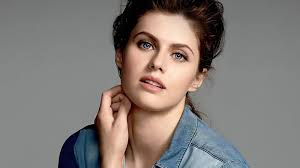
#> input picture Open_cv/d.jpg, 300 x 168 px
$ python pyramid_img.py
#> lines starting #> are read from the running program, lines starting #| are printed output that depends on the picture
# how to resize the image directly.
import cv2
import numpy as np
img=cv2.imread("d.jpg")
#> img is the input picture: shape (168, 300, 3); mean B, G, R 119.6, 123.4, 130.2
smaller=cv2.pyrDown(img)
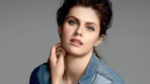
#> smaller: shape (84, 150, 3); mean B, G, R 119.5, 123.3, 130.1
large=cv2.pyrUp(img)
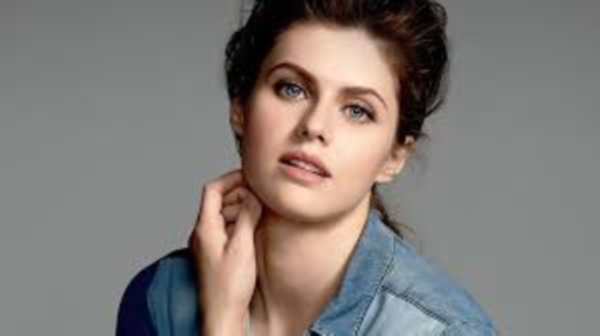
#> large: shape (336, 600, 3); mean B, G, R 119.7, 123.5, 130.3
cv2.imshow("original image",img)
cv2.imshow("small image",smaller)
cv2.imshow("large image",large)
cv2.waitKey(0)
cv2.destroyAllWindows()
